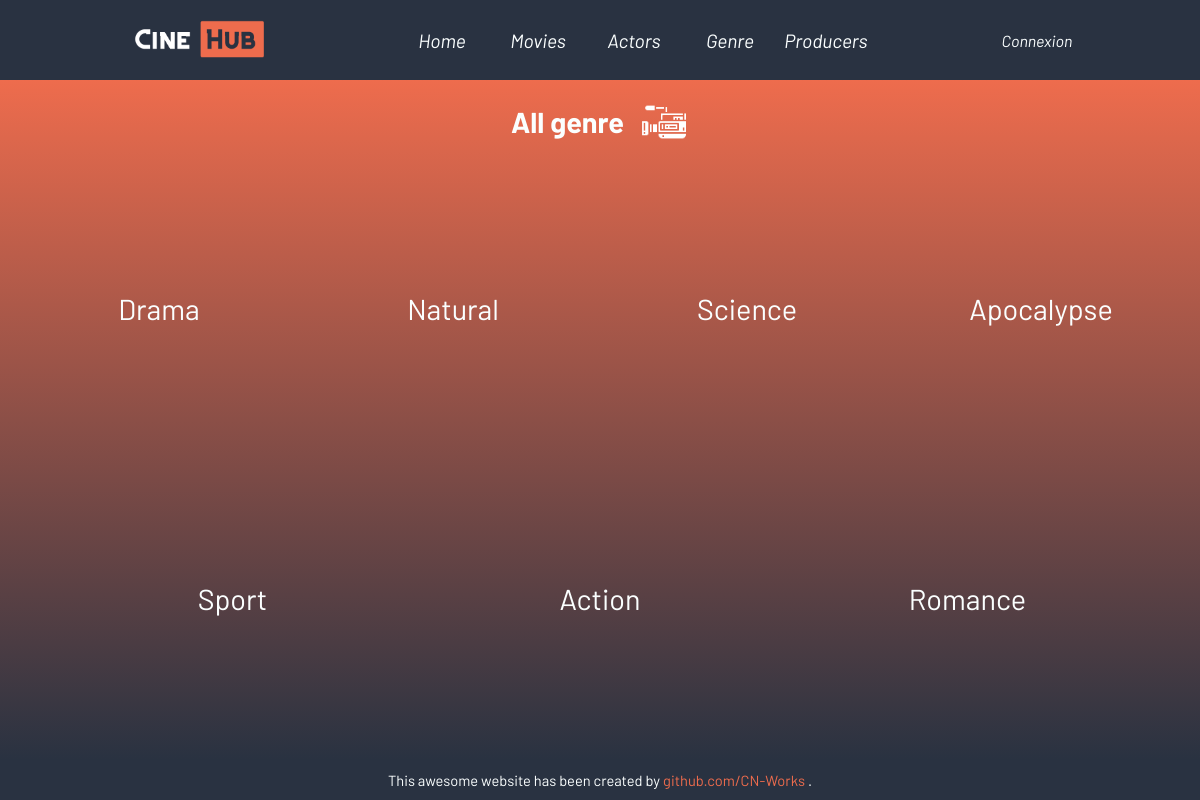
/index.php?action=genreList, run on the app's committed database.
### tables this page shows
CREATE TABLE IF NOT EXISTS `genre` (
  `id_genre` int NOT NULL AUTO_INCREMENT,
  `nom_genre` varchar(50) DEFAULT NULL,
  PRIMARY KEY (`id_genre`)
);

### controllers/Genre_controller.php (called while the page is built)
<?php
class GenreController {
    public function findAllGenre() {
        $dao = new DAO();
        $sql = "SELECT nom_genre AS label, id_genre AS id FROM genre";
        $genre = $dao->executeRequest($sql);
        require "views/genre/genrelisting.php";
    }
}
?>

### db/DAO.php (called while the page is built, shortened)
<?php
class DAO {
    private $db;
    public function __construct(){
        $this->db = new PDO('mysql:host=localhost;dbname=cinehub;charset=utf8', 'root', '');
    }
    public function executeRequest($sql, $params = NULL) {
        if ($params == NULL){
            $resultat = $this->db->query($sql);
        } else {
            $resultat = $this->db->prepare($sql);
            $resultat->execute($params);
        }
        return $resultat;
    }
}

### views/genre/genrelisting.php (the view, shortened to what this page needs)
<main class="genrelist-main">
    <div class="genrelist-head">
        <h2 class="genrelist-head-title">All genre</h2>
        <img class="genrelist-head-image unselectable" src="public/images/movie_camera.png" alt="Movie genre icon">
    </div>
    <div class="genrelist-cards">
    <?php
        foreach ($genre->fetchAll() as $genredata) {
            echo "
                <div class='genrelist-card'>
                    <a class='genrelist-card-link' href=''>".$genredata["label"]."</a>
                </div>
            ";
        }
    ?>
    </div>
</main>
<?php
    require("views/template.php");
?>

### public/css/template.css (style rules this page uses)
* { font-family: "Barlow", sans-serif; padding : 0; margin : 0; box-sizing: border-box; }
:root { --main-dark-blue: #293241; --main-gray: #b4d7ec; --main-orange: #EE6C4D; --main-blue: #3D5A80; --main-white: #fbffff; }
.unselectable { -webkit-user-select: none; -moz-user-select: none; -ms-user-select: none; }
a { text-decoration: none; }
.genrelist-main { min-height: 85vh; background: linear-gradient(var(--main-orange), var(--main-dark-blue)); display: flex; flex-direction: column; justify-content: space-evenly; padding: 15px 0; gap: 15px; }
.genrelist-head { width: 100%; height: 50px; display: flex; align-items: center; justify-content: center; gap: 15px; }
.genrelist-head-title { font-size: 1.8rem; color: var(--main-white); }
.genrelist-head-image { height: 100%; filter: invert(); }
.genrelist-cards { display: flex; align-items: center; justify-content: space-evenly; flex-wrap: wrap; }
.genrelist-card { width: 22.5%; height: 250px; margin: 20px 0; border-radius: 10px; display: flex; flex-direction: column; align-items: center; justify-content: center; transition: all, 0.5s; }
.genrelist-card-link { text-decoration: none; font-size: 1.8rem; color: var(--main-white); }

### data on the page
genre: nom_genre "Drama"
genre: nom_genre "Natural"
genre: nom_genre "Science"
genre: nom_genre "Apocalypse"
genre: nom_genre "Sport"
genre: nom_genre "Action"
genre: nom_genre "Romance"
